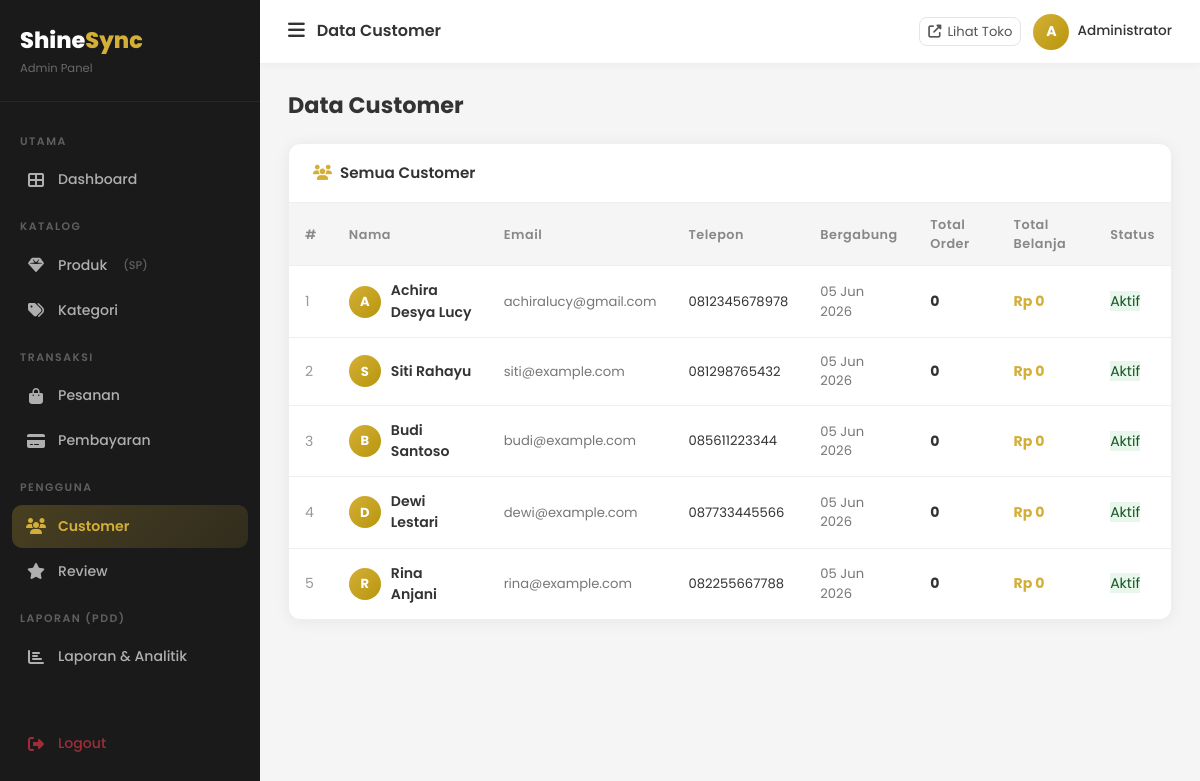
The app's page /admin/customers (signed in), older data.
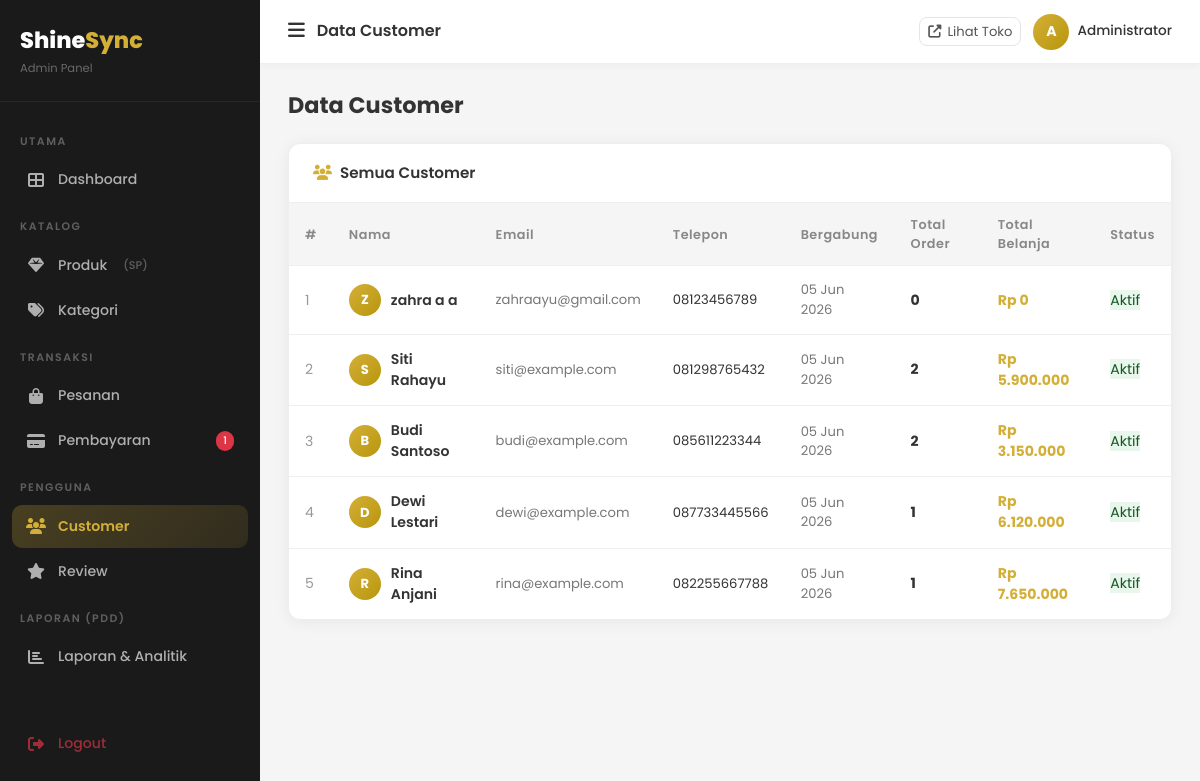
The same page, newer data.
### tables this page shows
CREATE TABLE `users` (
  `id` int UNSIGNED NOT NULL,
  `name` varchar(100) NOT NULL,
  `email` varchar(150) NOT NULL,
  `password` varchar(255) NOT NULL,
  `phone` varchar(20) DEFAULT NULL,
  `address` text,
  `avatar` varchar(255) DEFAULT 'default.png',
  `role` enum('admin','customer') NOT NULL DEFAULT 'customer',
  `is_active` tinyint(1) NOT NULL DEFAULT '1',
  `created_at` timestamp NULL DEFAULT CURRENT_TIMESTAMP,
  `updated_at` timestamp NULL DEFAULT CURRENT_TIMESTAMP ON UPDATE CURRENT_TIMESTAMP
);

### app/core/Controller.php (called while the page is built, shortened)
<?php
class Controller
{
    protected function view(string $viewPath, array $data = []): void
    {
        extract($data);
        $file = __DIR__ . '/../views/' . $viewPath . '.php';
        require $file;
    }
}

### app/controllers/DashboardController.php (called while the page is built, shortened)
<?php
class DashboardController extends Controller
{
    public function customers(): void
    {
        $customers = (new User())->getAllCustomers();
        $this->view('admin/customers/index', compact('customers', 'pageTitle'));
    }
}

### app/core/Database.php (called while the page is built, shortened)
<?php
class Database
{
    private static ?Database $instance = null;
    private mysqli $conn;
    private function __construct()
    {
        $this->conn = new mysqli(DB_HOST, DB_USER, DB_PASS, DB_NAME, DB_PORT);
        $this->conn->set_charset(DB_CHARSET);
    }
    public static function getInstance(): Database
    {
        if (self::$instance === null) {
            self::$instance = new self();
        }
        return self::$instance;
    }
    public function query(string $sql, array $params = []): array
    {
        if (empty($params)) {
            $result = $this->conn->query($sql);
            return $result->fetch_all(MYSQLI_ASSOC) ?: [];
        }
        $stmt = $this->prepare($sql, $params);
        $stmt->execute();
        $result = $stmt->get_result();
        return $result ? $result->fetch_all(MYSQLI_ASSOC) : [];
    }
    public function queryOne(string $sql, array $params = []): ?array
    {
        $rows = $this->query($sql, $params);
        return $rows[0] ?? null;
    }
}

### app/core/Model.php (called while the page is built, shortened)
<?php
class Model
{
    public function __construct()
    {
        $this->db = Database::getInstance();
    }
}

### app/models/User.php (called while the page is built, shortened)
<?php
class User extends Model
{
    public function getAllCustomers(): array
    {
        return $this->db->query(
            "SELECT u.*, COUNT(DISTINCT o.id) AS total_orders, COALESCE(SUM(o.grand_total),0) AS total_spent
             FROM users u
             LEFT JOIN orders o ON u.id = o.user_id AND o.status != 'cancelled'
             WHERE u.role = 'customer'
             GROUP BY u.id
             ORDER BY u.created_at DESC"
        );
    }
}

### app/models/Payment.php (called while the page is built, shortened)
<?php
class Payment extends Model
{
    public function getPendingCount(): int
    {
        $row = $this->db->queryOne(
            "SELECT COUNT(*) AS total FROM payments WHERE status='pending' AND proof_image IS NOT NULL"
        );
        return (int)($row['total'] ?? 0);
    }
}

### app/views/admin/customers/index.php (the view, shortened to what the changed rows need)
<?php
include __DIR__ . '/../../layouts/admin_header.php';
?>
<div class="admin-page-header"><h2>Data Customer</h2></div>
<div class="admin-card">
  <div style="overflow-x:auto;">
    <table class="admin-table">
      <thead><tr><th>#</th><th>Nama</th><th>Email</th><th>Telepon</th><th>Bergabung</th><th>Total Order</th><th>Total Belanja</th><th>Status</th></tr></thead>
      <tbody>
        <?php if(empty($customers)): ?>
        <tr><td colspan="8" style="text-align:center;padding:40px;color:#999;">Belum ada customer.</td></tr>
        <?php else: foreach($customers as $i=>$c): ?>
        <tr>
          <td style="color:#999;"><?= $i+1 ?></td>
          <td>
            <div style="display:flex;align-items:center;gap:10px;">
              <div style="width:32px;height:32px;border-radius:50%;background:linear-gradient(135deg,#D4AF37,#B8960C);display:flex;align-items:center;justify-content:center;color:#fff;font-weight:700;font-size:.82rem;flex-shrink:0;">
                <?= strtoupper(substr($c['name'],0,1)) ?>
              </div>
              <span style="font-weight:600;font-size:.88rem;"><?= htmlspecialchars($c['name']) ?></span>
            </div>
          </td>
          <td style="font-size:.82rem;color:#777;"><?= htmlspecialchars($c['email']) ?></td>
          <td style="font-size:.82rem;"><?= htmlspecialchars($c['phone']??'-') ?></td>
          <td style="font-size:.82rem;color:#777;"><?= date('d M Y',strtotime($c['created_at'])) ?></td>
          <td style="font-weight:700;"><?= $c['total_orders'] ?></td>
          <td style="font-weight:700;color:#D4AF37;">Rp <?= number_format($c['total_spent'],0,',','.') ?></td>
          <td><span class="status-badge" style="<?= $c['is_active']?'background:rgba(40,167,69,.1);color:#155724;':'background:rgba(220,53,69,.1);color:#721c24;' ?>"><?= $c['is_active']?'Aktif':'Nonaktif' ?></span></td>
        </tr>
        <?php endforeach; endif; ?>
      </tbody>
    </table>
  </div>
</div>
<?php include __DIR__ . '/../../layouts/admin_footer.php'; ?>

### app/views/layouts/admin_header.php (shortened to what the changed rows need)
<?php
$currentUri = trim(parse_url($_SERVER['REQUEST_URI'], PHP_URL_PATH), '/');
$baseUri = trim(parse_url(APP_URL, PHP_URL_PATH), '/');
$currentUri = $baseUri ? ltrim(substr($currentUri, strlen($baseUri)), '/') : $currentUri;
$parts = explode('/', $currentUri);
$segment1 = $parts[1] ?? '';
function adminNavActive(string $segment, string $current): string {
    return str_starts_with($current, $segment) ? 'active' : '';
}
?>
<!DOCTYPE html>
<html lang="id">
<head>
  <link rel="stylesheet" href="https://cdn.jsdelivr.net/npm/bootstrap@5.3.2/dist/css/bootstrap.min.css">
  <link rel="stylesheet" href="https://cdnjs.cloudflare.com/ajax/libs/font-awesome/6.5.0/css/all.min.css">
  <link rel="stylesheet" href="<?= APP_URL ?>/public/css/admin.css">
</head>
<body>
<aside class="admin-sidebar" id="admin-sidebar">
  <nav class="sidebar-menu">
    <a href="<?= APP_URL ?>/admin/payments" class="sidebar-link <?= adminNavActive('payments', $segment1) ?>">
      <i class="fas fa-credit-card"></i> Pembayaran
      <?php
      $pendingCount = (new Payment())->getPendingCount();
      if ($pendingCount > 0): ?>
      <span class="badge-pill"><?= $pendingCount ?></span>
      <?php endif; ?>
    </a>
  </nav>
</aside>
<div class="admin-main">
  <div class="admin-content">

Row changes from the older to the newer data that the page shows:
removed users: name "A", name "Achira Desya Lucy", email "achiralucy@gmail.com", phone "0812345678978", created_at "05 Jun 2026", total_orders "0", total_spent "0", is_active "Aktif"
removed users: name "S", name "Siti Rahayu", email "siti@example.com", phone "081298765432", created_at "05 Jun 2026", total_orders "0", total_spent "0", is_active "Aktif"
removed users: name "B", name "Budi Santoso", email "budi@example.com", phone "085611223344", created_at "05 Jun 2026", total_orders "0", total_spent "0", is_active "Aktif"
removed users: name "D", name "Dewi Lestari", email "dewi@example.com", phone "087733445566", created_at "05 Jun 2026", total_orders "0", total_spent "0", is_active "Aktif"
removed users: name "R", name "Rina Anjani", email "rina@example.com", phone "082255667788", created_at "05 Jun 2026", total_orders "0", total_spent "0", is_active "Aktif"
added users: name "Z", name "zahra a a", email "zahraayu@gmail.com", phone "08123456789", created_at "05 Jun 2026", total_orders "0", total_spent "0", is_active "Aktif"
added users: name "S", name "Siti Rahayu", email "siti@example.com", phone "081298765432", created_at "05 Jun 2026", total_orders "2", total_spent "5.900.000", is_active "Aktif"
added users: name "B", name "Budi Santoso", email "budi@example.com", phone "085611223344", created_at "05 Jun 2026", total_orders "2", total_spent "3.150.000", is_active "Aktif"
added users: name "D", name "Dewi Lestari", email "dewi@example.com", phone "087733445566", created_at "05 Jun 2026", total_orders "1", total_spent "6.120.000", is_active "Aktif"
added users: name "R", name "Rina Anjani", email "rina@example.com", phone "082255667788", created_at "05 Jun 2026", total_orders "1", total_spent "7.650.000", is_active "Aktif"
Text that changed along with them:
$pendingCount: (not shown) → "1"
